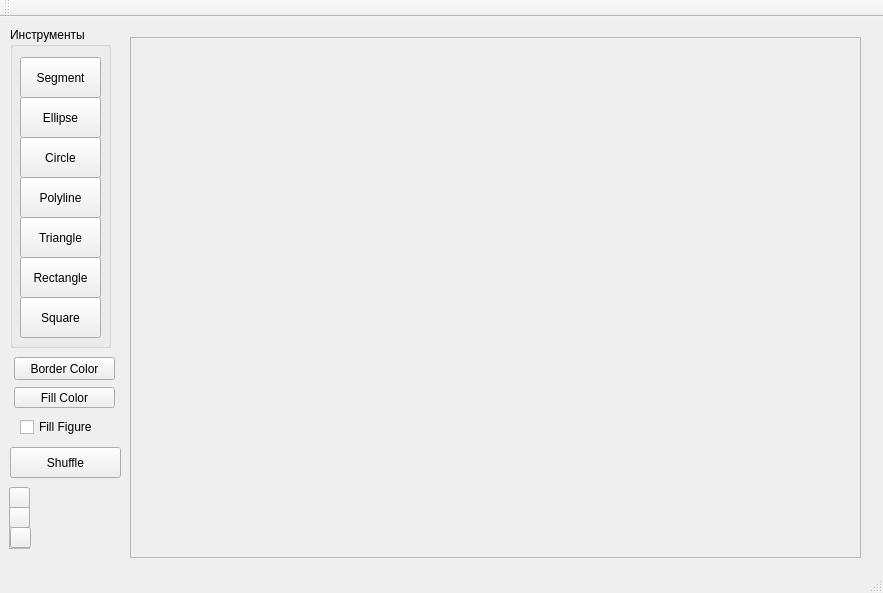
<?xml version="1.0" encoding="UTF-8"?>
<ui version="4.0">
 <class>EditorWindow</class>
 <widget class="QMainWindow" name="EditorWindow">
  <property name="geometry">
   <rect>
    <x>0</x>
    <y>0</y>
    <width>883</width>
    <height>593</height>
   </rect>
  </property>
  <property name="windowTitle">
   <string>EditorWindow</string>
  </property>
  <widget class="QWidget" name="centralWidget">
   <widget class="QListView" name="listView">
    <property name="geometry">
     <rect>
      <x>9</x>
      <y>471</y>
      <width>21</width>
      <height>61</height>
     </rect>
    </property>
   </widget>
   <widget class="QGroupBox" name="groupBox">
    <property name="geometry">
     <rect>
      <x>10</x>
      <y>10</y>
      <width>101</width>
      <height>321</height>
     </rect>
    </property>
    <property name="title">
     <string>Инструменты</string>
    </property>
    <widget class="QPushButton" name="pushButton">
     <property name="geometry">
      <rect>
       <x>10</x>
       <y>30</y>
       <width>81</width>
       <height>41</height>
      </rect>
     </property>
     <property name="text">
      <string>Segment</string>
     </property>
    </widget>
    <widget class="QPushButton" name="pushButton_2">
     <property name="geometry">
      <rect>
       <x>10</x>
       <y>70</y>
       <width>81</width>
       <height>41</height>
      </rect>
     </property>
     <property name="text">
      <string>Ellipse</string>
     </property>
    </widget>
    <widget class="QPushButton" name="pushButton_4">
     <property name="geometry">
      <rect>
       <x>10</x>
       <y>110</y>
       <width>81</width>
       <height>41</height>
      </rect>
     </property>
     <property name="text">
      <string>Circle</string>
     </property>
    </widget>
    <widget class="QPushButton" name="pushButton_6">
     <property name="geometry">
      <rect>
       <x>10</x>
       <y>150</y>
       <width>81</width>
       <height>41</height>
      </rect>
     </property>
     <property name="text">
      <string>Polyline</string>
     </property>
    </widget>
    <widget class="QPushButton" name="pushButton_7">
     <property name="geometry">
      <rect>
       <x>10</x>
       <y>190</y>
       <width>81</width>
       <height>41</height>
      </rect>
     </property>
     <property name="text">
      <string>Triangle</string>
     </property>
    </widget>
    <widget class="QPushButton" name="pushButton_8">
     <property name="geometry">
      <rect>
       <x>10</x>
       <y>230</y>
       <width>81</width>
       <height>41</height>
      </rect>
     </property>
     <property name="text">
      <string>Rectangle</string>
     </property>
    </widget>
    <widget class="QPushButton" name="pushButton_9">
     <property name="geometry">
      <rect>
       <x>10</x>
       <y>270</y>
       <width>81</width>
       <height>41</height>
      </rect>
     </property>
     <property name="text">
      <string>Square</string>
     </property>
    </widget>
   </widget>
   <widget class="QFrame" name="frame">
    <property name="geometry">
     <rect>
      <x>130</x>
      <y>20</y>
      <width>731</width>
      <height>521</height>
     </rect>
    </property>
    <property name="frameShape">
     <enum>QFrame::StyledPanel</enum>
    </property>
    <property name="frameShadow">
     <enum>QFrame::Raised</enum>
    </property>
   </widget>
   <widget class="QPushButton" name="pushButton_11">
    <property name="geometry">
     <rect>
      <x>14</x>
      <y>340</y>
      <width>101</width>
      <height>23</height>
     </rect>
    </property>
    <property name="text">
     <string>Border Color</string>
    </property>
   </widget>
   <widget class="QPushButton" name="pushButton_12">
    <property name="geometry">
     <rect>
      <x>14</x>
      <y>370</y>
      <width>101</width>
      <height>21</height>
     </rect>
    </property>
    <property name="text">
     <string>Fill Color</string>
    </property>
   </widget>
   <widget class="QCheckBox" name="checkBox">
    <property name="geometry">
     <rect>
      <x>20</x>
      <y>400</y>
      <width>101</width>
      <height>20</height>
     </rect>
    </property>
    <property name="text">
     <string>Fill Figure</string>
    </property>
   </widget>
   <widget class="QPushButton" name="pushButton_3">
    <property name="geometry">
     <rect>
      <x>9</x>
      <y>470</y>
      <width>21</width>
      <height>21</height>
     </rect>
    </property>
    <property name="minimumSize">
     <size>
      <width>21</width>
      <height>21</height>
     </size>
    </property>
    <property name="text">
     <string/>
    </property>
   </widget>
   <widget class="QPushButton" name="pushButton_5">
    <property name="geometry">
     <rect>
      <x>9</x>
      <y>490</y>
      <width>21</width>
      <height>21</height>
     </rect>
    </property>
    <property name="text">
     <string/>
    </property>
   </widget>
   <widget class="QPushButton" name="pushButton_10">
    <property name="geometry">
     <rect>
      <x>10</x>
      <y>510</y>
      <width>21</width>
      <height>21</height>
     </rect>
    </property>
    <property name="text">
     <string/>
    </property>
   </widget>
   <widget class="QPushButton" name="pushButton_13">
    <property name="geometry">
     <rect>
      <x>10</x>
      <y>430</y>
      <width>111</width>
      <height>31</height>
     </rect>
    </property>
    <property name="text">
     <string>Shuffle</string>
    </property>
   </widget>
  </widget>
  <widget class="QMenuBar" name="menuBar">
   <property name="geometry">
    <rect>
     <x>0</x>
     <y>0</y>
     <width>883</width>
     <height>25</height>
    </rect>
   </property>
  </widget>
  <widget class="QToolBar" name="mainToolBar">
   <attribute name="toolBarArea">
    <enum>TopToolBarArea</enum>
   </attribute>
   <attribute name="toolBarBreak">
    <bool>false</bool>
   </attribute>
  </widget>
  <widget class="QStatusBar" name="statusBar"/>
 </widget>
 <layoutdefault spacing="6" margin="11"/>
 <resources/>
 <connections/>
</ui>
